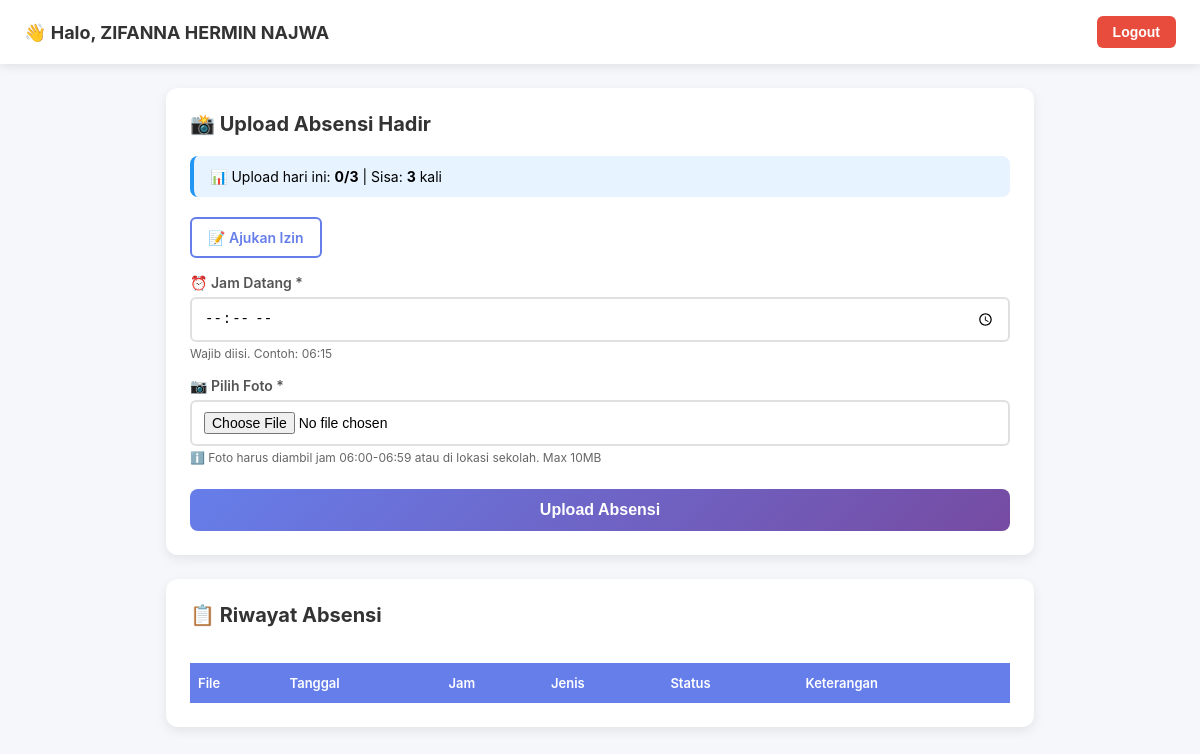
/upload (signed in), run on an earlier commit of the app's database.
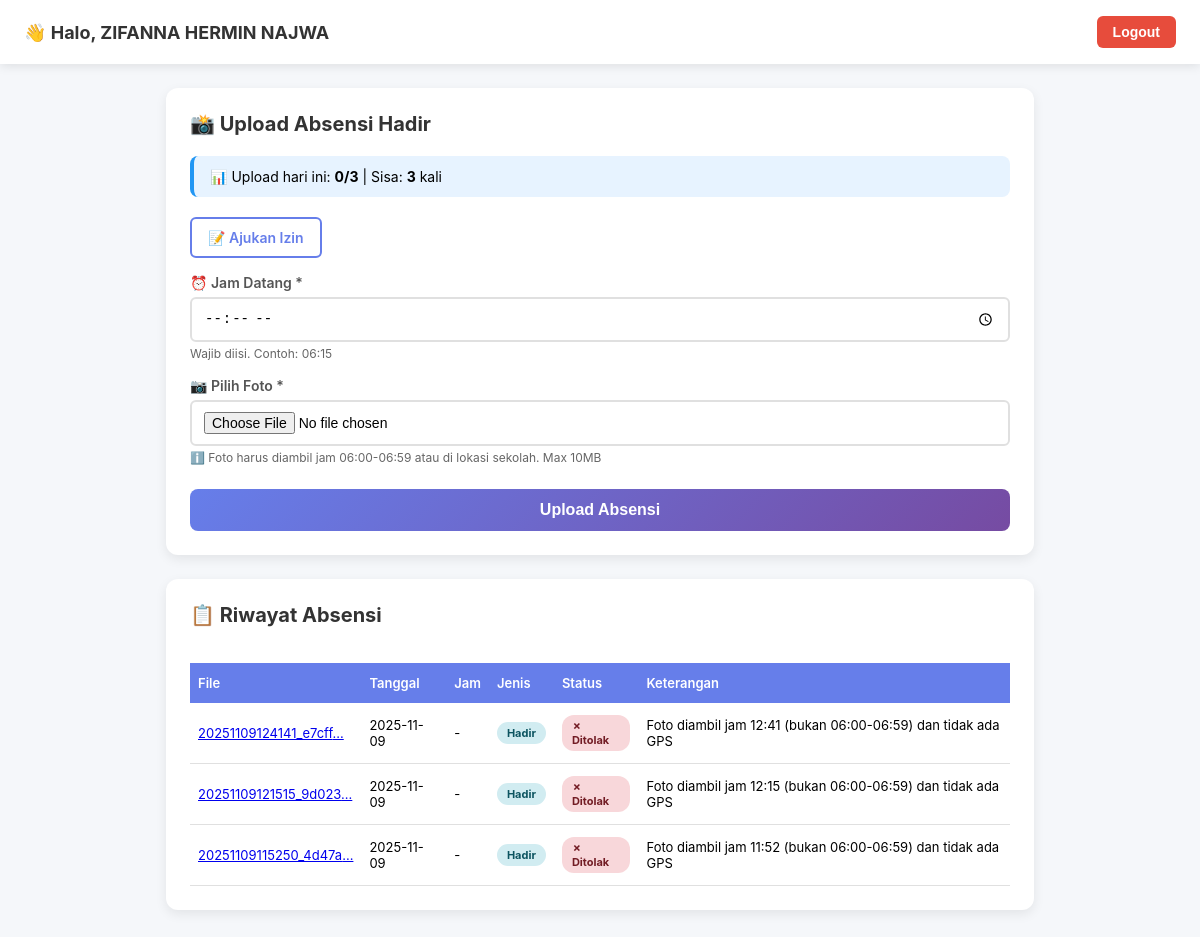
And on a later commit of the database.
### tables this page shows
CREATE TABLE absensi (
                    id INTEGER PRIMARY KEY AUTOINCREMENT,
                    user_id INTEGER NOT NULL,
                    filename TEXT NOT NULL,
                    tanggal TEXT NOT NULL,
                    datetime_exif TEXT,
                    latitude REAL,
                    longitude REAL,
                    status TEXT CHECK(status IN ('Pending', 'Disetujui', 'Ditolak')),
                    alasan TEXT,
                    exif_text TEXT,
                    jenis TEXT DEFAULT 'hadir' CHECK(jenis IN ('hadir', 'izin')),
                    keterangan_izin TEXT,
                    created_at TIMESTAMP DEFAULT CURRENT_TIMESTAMP, jam_datang TEXT,
                    FOREIGN KEY(user_id) REFERENCES users(id) ON DELETE CASCADE
                 );

### app.py (the view, shortened to what this page needs)
@app.route('/upload', methods=['GET','POST'])
@login_required
def upload():
    upload_count = count_today_uploads(session['user_id'])
    remaining = MAX_UPLOAD_PER_DAY - upload_count
    conn = get_db_conn()
    c = conn.cursor()
    c.execute("""SELECT filename,tanggal,jenis,status,alasan,keterangan_izin,jam_datang
                 FROM absensi WHERE user_id=? ORDER BY id DESC LIMIT 50""",
              (session['user_id'],))
    rows = c.fetchall()
    conn.close()
    return render_template('index.html', username=session.get('nama'), uploads=rows,
                         upload_count=upload_count, remaining=remaining, max_upload=MAX_UPLOAD_PER_DAY)

### app.py (called while the page is built)
def login_required(f):
    @wraps(f)
    def decorated_function(*args, **kwargs):
        if 'user_id' not in session:
            flash("Silakan login terlebih dahulu", "warning")
            return redirect(url_for('login'))
        return f(*args, **kwargs)
    return decorated_function

def get_db_conn():
    conn = sqlite3.connect(DATABASE)
    conn.row_factory = sqlite3.Row
    conn.execute("PRAGMA foreign_keys = ON")
    return conn

def count_today_uploads(user_id):
    conn = get_db_conn()
    c = conn.cursor()
    today = datetime.now().strftime("%Y-%m-%d")
    c.execute("SELECT COUNT(*) as count FROM absensi WHERE user_id=? AND tanggal=?", (user_id, today))
    result = c.fetchone()
    conn.close()
    return result['count'] if result else 0

@app.after_request
def set_security_headers(response):
    response.headers['X-Content-Type-Options'] = 'nosniff'
    response.headers['X-Frame-Options'] = 'DENY'
    response.headers['X-XSS-Protection'] = '1; mode=block'
    return response

### templates/index.html (shortened to what this page needs)
<!DOCTYPE html>
<html lang="id">
<head>
</head>
<body>
  <nav>
    <div class="nav-brand">👋 Halo, {{ username | upper }}</div>
    <button class="btn btn-logout" onclick="location.href='/logout'">Logout</button>
  </nav>
  <div class="container">
    <div class="card">
      <h2 class="card-title">📸 Upload Absensi Hadir</h2>
      <div class="upload-info">
        📊 Upload hari ini: <strong>{{ upload_count }}/{{ max_upload }}</strong> |
        Sisa: <strong>{{ remaining }}</strong> kali
      </div>
      <a href="/izin" class="btn-outline">📝 Ajukan Izin</a>
      <form method="post" enctype="multipart/form-data">
        <div class="form-group">
          <label>⏰ Jam Datang *</label>
          <input type="time" name="jam_datang" required>
          <div class="helper-text">Wajib diisi. Contoh: 06:15</div>
        </div>
        <div class="form-group">
          <label>📷 Pilih Foto *</label>
          <input
            type="file"
            name="file"
            accept="image/*"
            required
          >
          <div class="helper-text">
            ℹ️ Foto harus diambil jam 06:00-06:59 atau di lokasi sekolah. Max 10MB
          </div>
        </div>
        <button
          type="submit"
          class="btn-primary"
        >
          Upload Absensi
        </button>
      </form>
    </div>
    <div class="card">
      <h2 class="card-title">📋 Riwayat Absensi</h2>
      <div style="overflow-x: auto;">
        <table>
          <thead>
            <tr>
              <th>File</th>
              <th>Tanggal</th>
              <th>Jam</th>
              <th>Jenis</th>
              <th>Status</th>
              <th>Keterangan</th>
            </tr>
          </thead>
          <tbody>
            {% for r in uploads %}
              <tr>
                <td><a href="/uploads/{{ r['filename'] }}" target="_blank">{{ r['filename'][:20] }}...</a></td>
                <td>{{ r['tanggal'] }}</td>
                <td>{{ r['jam_datang'] or '-' }}</td>
                <td>
                  <span class="badge badge-{{ r['jenis'] }}">
                    {{ r['jenis']|title }}
                  </span>
                </td>
                <td>
                  {% if r['status'] == 'Disetujui' %}
                    <span class="badge badge-success">✓ Disetujui</span>
                  {% elif r['status'] == 'Pending' %}
                    <span class="badge badge-warning">⏳ Pending</span>
                  {% else %}
                    <span class="badge badge-danger">✗ Ditolak</span>
                  {% endif %}
                </td>
                <td>
                  {% if r['jenis'] == 'izin' and r['keterangan_izin'] %}
                    <strong>Izin:</strong> {{ r['keterangan_izin'][:40] }}{% if r['keterangan_izin']|length > 40 %}...{% endif %}
                    <br><small style="color:#666;">{{ r['alasan'][:50] }}</small>
                  {% else %}
                    {{ r['alasan'][:60] }}{% if r['alasan']|length > 60 %}...{% endif %}
                  {% endif %}
                </td>
              </tr>
            {% endfor %}
          </tbody>
        </table>
      </div>
    </div>
  </div>
</body>
</html>

What changed in the data, as far as the page shows it:
added absensi: filename "20251109124141_e7cff", tanggal "2025-11-09", r "-", jenis "Hadir", status "✗ Ditolak", alasan "Foto diambil jam 12:41 (bukan 06:00-06:59) dan tidak ada GPS"
added absensi: filename "20251109121515_9d023", tanggal "2025-11-09", r "-", jenis "Hadir", status "✗ Ditolak", alasan "Foto diambil jam 12:15 (bukan 06:00-06:59) dan tidak ada GPS"
added absensi: filename "20251109115250_4d47a", tanggal "2025-11-09", r "-", jenis "Hadir", status "✗ Ditolak", alasan "Foto diambil jam 11:52 (bukan 06:00-06:59) dan tidak ada GPS"
